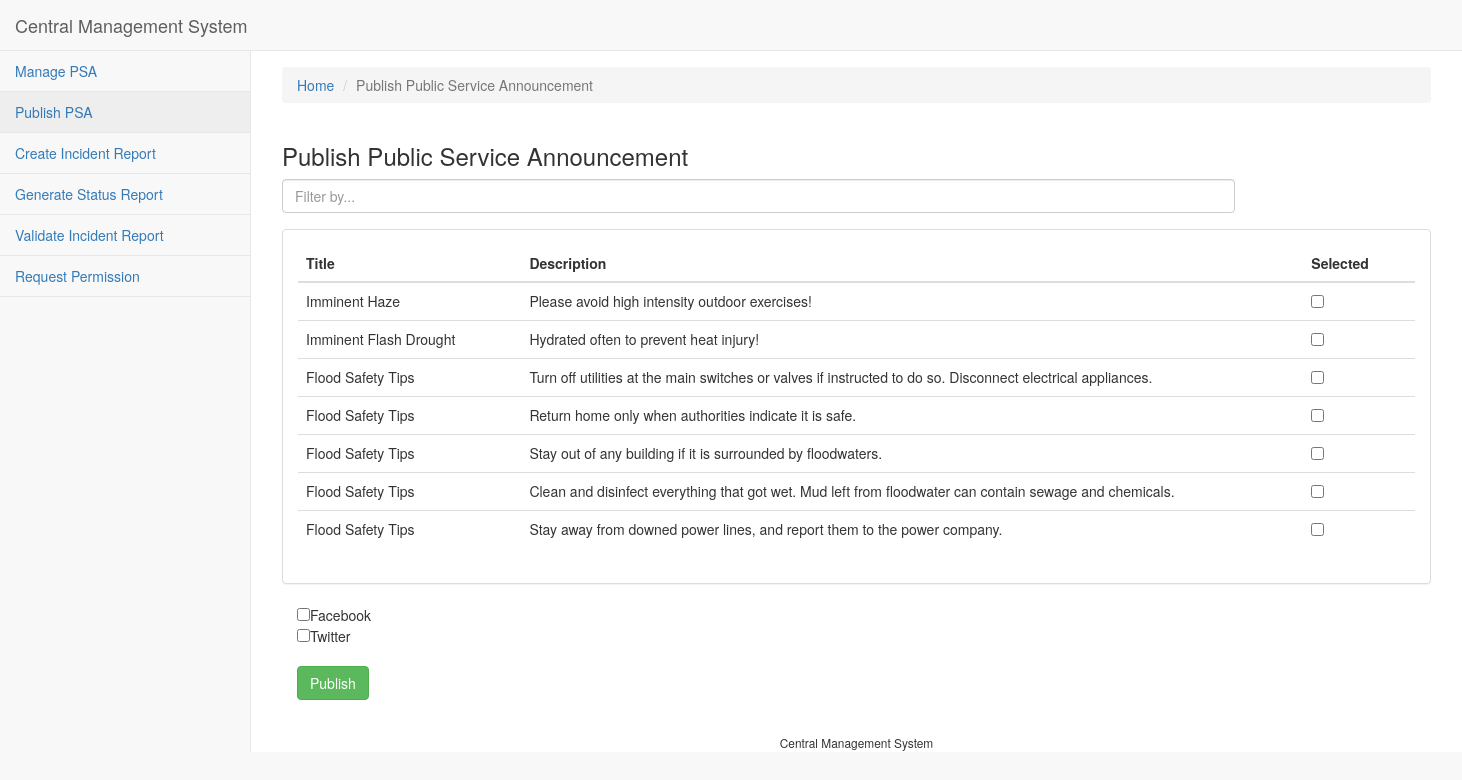
The app's page /publish_publicserviceannouncement with its own data.
### scse_cz3003_2018_s1_cms_app/models.py (models this page shows)
class PublicServiceAnnouncement(models.Model):
    id = models.AutoField(primary_key=True)
    title = models.CharField(max_length=128)
    description = models.TextField()
    reusable = models.BooleanField(default=False)

### scse_cz3003_2018_s1_cms_app/views/announcements.py (the view)
# urls.py: path('publish_publicserviceannouncement', announcements.publish_publicserviceannouncement
def publish_publicserviceannouncement(request):
    psa_list = PublicServiceAnnouncement.objects.all().filter(reusable=True)
    return render(request, 'publicserviceannouncement/publish_publicserviceannouncement.html',
                  {
                      'page_name': "Publish Public Service Announcement",
                      'psa_list': psa_list
                  })

### templates/publicserviceannouncement/publish_publicserviceannouncement.html (shortened to what this page needs)
{% extends 'base.html' %}
{% block page_stylesheets %}
    <link href="/static/sb_admin_2/vendor/datatables/css/jquery.dataTables.min.css" rel="stylesheet">
{% endblock page_stylesheets %}
{% block breadcrumb %}
    <li class="breadcrumb-item"><a href="/">Home</a></li>
    <li class="breadcrumb-item active">{{ page_name }}</li>
{% endblock breadcrumb %}
{% block content %}
    <div class="row">
        <div class="col-md-12">
            <h3>{{ page_name }}</h3>
        </div>
    </div>
    <div class="row">
        <div class="col-md-10">
            <input id="search" type="text" class="form-control" placeholder="Filter by..." oninput="searchPsa();">
        </div>
    </div>
    <div class="row" style="padding-top: 16px;">
        <div class="col-md-12">
            <div class="panel panel-default">
                <div class="panel-body">
                    <div class="table-responsive">
                        <table class="table table-hover">
                            <thead>
                            <tr>
                                <th style="width: 20%">Title</th>
                                <th style="width: 70%">Description</th>
                                <th style="width: 10%">Selected</th>
                            </tr>
                            </thead>
                            <tbody id="psa-list">
                            {% for psa in psa_list %}
                                <tr>
                                    <td>{{ psa.title }}</td>
                                    <td>{{ psa.description }}</td>
                                    <td><input class="psa" type="checkbox" name="{{ psa.id }}" value="{{ psa.title }}:  {{ psa.description }}" > </td>
                                </tr>
                            {% endfor %}
                            </tbody>
                        </table>
                    </div>
                </div>
            </div>
        </div>
    </div>
    <div class="container">
        <input type="checkbox" id="selectFB" value="Facebook">Facebook<br>
        <input type="checkbox" id="selectTt" value="Twitter">Twitter<br>
        <br>
        <button class="btn btn-success" onclick='postToFeed(); return false;'>Publish</button>
    </div>
{% endblock content %}

### records on screen
PublicServiceAnnouncement: title "Imminent Haze", description "Please avoid high intensity outdoor exercises!"
PublicServiceAnnouncement: title "Imminent Flash Drought", description "Hydrated often to prevent heat injury!"
PublicServiceAnnouncement: title "Flood Safety Tips", description "Turn off utilities at the main switches or valves if instructed to do so. Disconnect electrical appliances."
PublicServiceAnnouncement: title "Flood Safety Tips", description "Return home only when authorities indicate it is safe."
PublicServiceAnnouncement: title "Flood Safety Tips", description "Stay out of any building if it is surrounded by floodwaters."
PublicServiceAnnouncement: title "Flood Safety Tips", description "Clean and disinfect everything that got wet. Mud left from floodwater can contain sewage and chemicals."
PublicServiceAnnouncement: title "Flood Safety Tips", description "Stay away from downed power lines, and report them to the power company."

### other values on screen
{{ page_name }} "Publish Public Service Announcement"
